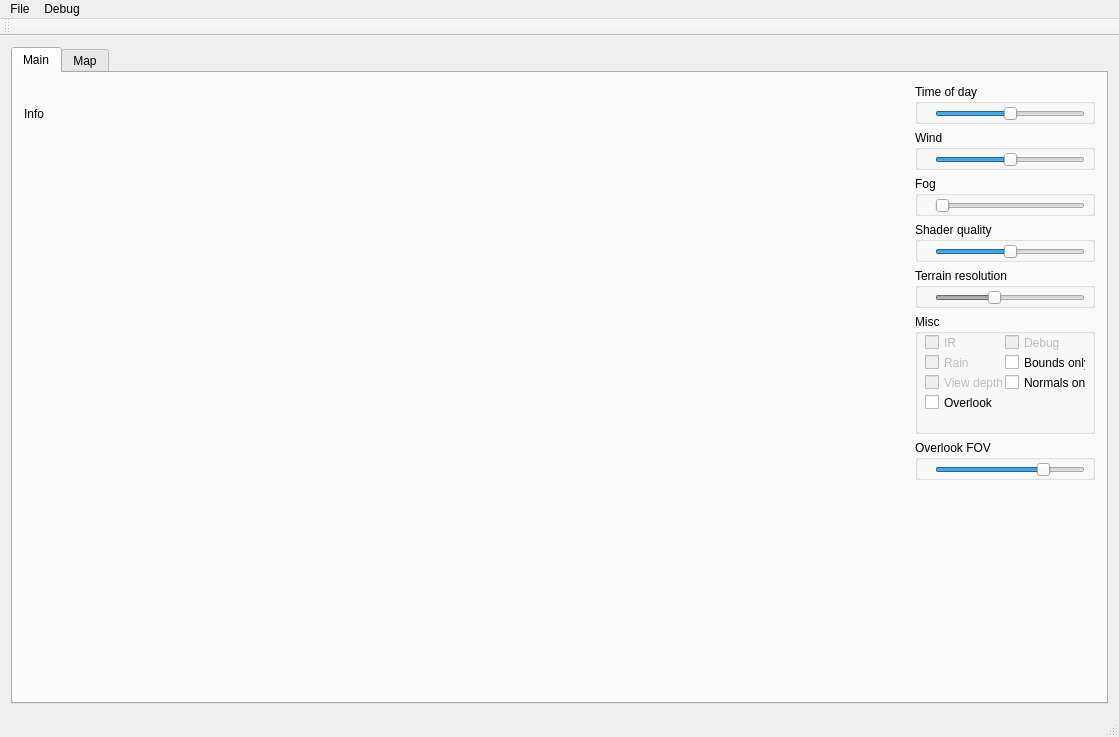
<?xml version="1.0" encoding="UTF-8"?>
<ui version="4.0">
 <class>VirtualPilotClass</class>
 <widget class="QMainWindow" name="VirtualPilotClass">
  <property name="geometry">
   <rect>
    <x>0</x>
    <y>0</y>
    <width>1119</width>
    <height>737</height>
   </rect>
  </property>
  <property name="windowTitle">
   <string>Virtual Pilot</string>
  </property>
  <widget class="QWidget" name="centralWidget">
   <property name="sizePolicy">
    <sizepolicy hsizetype="Fixed" vsizetype="Fixed">
     <horstretch>0</horstretch>
     <verstretch>0</verstretch>
    </sizepolicy>
   </property>
   <property name="autoFillBackground">
    <bool>false</bool>
   </property>
   <layout class="QHBoxLayout" name="horizontalLayout_2">
    <item>
     <widget class="QTabWidget" name="tabWidget">
      <property name="currentIndex">
       <number>0</number>
      </property>
      <widget class="QWidget" name="tabMain">
       <attribute name="title">
        <string>Main</string>
       </attribute>
       <layout class="QHBoxLayout" name="horizontalLayout">
        <item>
         <layout class="QVBoxLayout" name="verticalLayout_2">
          <property name="sizeConstraint">
           <enum>QLayout::SetMaximumSize</enum>
          </property>
          <item>
           <widget class="QLabel" name="m_lInfo">
            <property name="minimumSize">
             <size>
              <width>800</width>
              <height>60</height>
             </size>
            </property>
            <property name="text">
             <string>Info</string>
            </property>
           </widget>
          </item>
          <item>
           <widget class="QFrame" name="Render1">
            <property name="sizePolicy">
             <sizepolicy hsizetype="Expanding" vsizetype="Expanding">
              <horstretch>0</horstretch>
              <verstretch>0</verstretch>
             </sizepolicy>
            </property>
            <property name="minimumSize">
             <size>
              <width>0</width>
              <height>0</height>
             </size>
            </property>
            <property name="maximumSize">
             <size>
              <width>20000</width>
              <height>20000</height>
             </size>
            </property>
           </widget>
          </item>
         </layout>
        </item>
        <item>
         <layout class="QVBoxLayout" name="verticalLayout">
          <property name="sizeConstraint">
           <enum>QLayout::SetMinimumSize</enum>
          </property>
          <item>
           <widget class="QGroupBox" name="groupBox">
            <property name="minimumSize">
             <size>
              <width>180</width>
              <height>40</height>
             </size>
            </property>
            <property name="title">
             <string>Time of day</string>
            </property>
            <widget class="QSlider" name="m_sTime">
             <property name="geometry">
              <rect>
               <x>20</x>
               <y>20</y>
               <width>150</width>
               <height>20</height>
              </rect>
             </property>
             <property name="focusPolicy">
              <enum>Qt::NoFocus</enum>
             </property>
             <property name="maximum">
              <number>24</number>
             </property>
             <property name="pageStep">
              <number>4</number>
             </property>
             <property name="value">
              <number>12</number>
             </property>
             <property name="orientation">
              <enum>Qt::Horizontal</enum>
             </property>
            </widget>
           </widget>
          </item>
          <item>
           <widget class="QGroupBox" name="groupBox_4">
            <property name="minimumSize">
             <size>
              <width>180</width>
              <height>40</height>
             </size>
            </property>
            <property name="title">
             <string>Wind</string>
            </property>
            <widget class="QSlider" name="m_sWindLevel">
             <property name="geometry">
              <rect>
               <x>20</x>
               <y>20</y>
               <width>150</width>
               <height>20</height>
              </rect>
             </property>
             <property name="focusPolicy">
              <enum>Qt::NoFocus</enum>
             </property>
             <property name="value">
              <number>50</number>
             </property>
             <property name="orientation">
              <enum>Qt::Horizontal</enum>
             </property>
            </widget>
           </widget>
          </item>
          <item>
           <widget class="QGroupBox" name="groupBox_2">
            <property name="minimumSize">
             <size>
              <width>180</width>
              <height>40</height>
             </size>
            </property>
            <property name="title">
             <string>Fog</string>
            </property>
            <widget class="QSlider" name="m_sFogLevel">
             <property name="geometry">
              <rect>
               <x>20</x>
               <y>20</y>
               <width>150</width>
               <height>20</height>
              </rect>
             </property>
             <property name="focusPolicy">
              <enum>Qt::NoFocus</enum>
             </property>
             <property name="orientation">
              <enum>Qt::Horizontal</enum>
             </property>
            </widget>
           </widget>
          </item>
          <item>
           <widget class="QGroupBox" name="groupBox_3">
            <property name="minimumSize">
             <size>
              <width>180</width>
              <height>40</height>
             </size>
            </property>
            <property name="title">
             <string>Shader quality</string>
            </property>
            <widget class="QSlider" name="m_sShaderQuality">
             <property name="geometry">
              <rect>
               <x>20</x>
               <y>20</y>
               <width>150</width>
               <height>20</height>
              </rect>
             </property>
             <property name="focusPolicy">
              <enum>Qt::NoFocus</enum>
             </property>
             <property name="value">
              <number>50</number>
             </property>
             <property name="orientation">
              <enum>Qt::Horizontal</enum>
             </property>
            </widget>
           </widget>
          </item>
          <item>
           <widget class="QGroupBox" name="groupBox_9">
            <property name="minimumSize">
             <size>
              <width>180</width>
              <height>40</height>
             </size>
            </property>
            <property name="title">
             <string>Terrain resolution</string>
            </property>
            <widget class="QSlider" name="m_sTerrainRes">
             <property name="enabled">
              <bool>false</bool>
             </property>
             <property name="geometry">
              <rect>
               <x>20</x>
               <y>20</y>
               <width>150</width>
               <height>20</height>
              </rect>
             </property>
             <property name="focusPolicy">
              <enum>Qt::NoFocus</enum>
             </property>
             <property name="maximum">
              <number>81</number>
             </property>
             <property name="value">
              <number>31</number>
             </property>
             <property name="orientation">
              <enum>Qt::Horizontal</enum>
             </property>
            </widget>
           </widget>
          </item>
          <item>
           <widget class="QGroupBox" name="groupBox_8">
            <property name="minimumSize">
             <size>
              <width>180</width>
              <height>120</height>
             </size>
            </property>
            <property name="title">
             <string>Misc</string>
            </property>
            <widget class="QCheckBox" name="m_chkRain">
             <property name="enabled">
              <bool>false</bool>
             </property>
             <property name="geometry">
              <rect>
               <x>10</x>
               <y>40</y>
               <width>51</width>
               <height>17</height>
              </rect>
             </property>
             <property name="focusPolicy">
              <enum>Qt::NoFocus</enum>
             </property>
             <property name="text">
              <string>Rain</string>
             </property>
            </widget>
            <widget class="QCheckBox" name="m_chkDebug">
             <property name="enabled">
              <bool>false</bool>
             </property>
             <property name="geometry">
              <rect>
               <x>90</x>
               <y>20</y>
               <width>71</width>
               <height>17</height>
              </rect>
             </property>
             <property name="focusPolicy">
              <enum>Qt::NoFocus</enum>
             </property>
             <property name="text">
              <string>Debug</string>
             </property>
            </widget>
            <widget class="QCheckBox" name="m_chkDepth">
             <property name="enabled">
              <bool>false</bool>
             </property>
             <property name="geometry">
              <rect>
               <x>10</x>
               <y>60</y>
               <width>91</width>
               <height>17</height>
              </rect>
             </property>
             <property name="focusPolicy">
              <enum>Qt::NoFocus</enum>
             </property>
             <property name="text">
              <string>View depth</string>
             </property>
            </widget>
            <widget class="QCheckBox" name="m_chkBoundsOnly">
             <property name="enabled">
              <bool>true</bool>
             </property>
             <property name="geometry">
              <rect>
               <x>90</x>
               <y>40</y>
               <width>81</width>
               <height>17</height>
              </rect>
             </property>
             <property name="focusPolicy">
              <enum>Qt::NoFocus</enum>
             </property>
             <property name="text">
              <string>Bounds only</string>
             </property>
            </widget>
            <widget class="QCheckBox" name="m_chkIR">
             <property name="enabled">
              <bool>false</bool>
             </property>
             <property name="geometry">
              <rect>
               <x>10</x>
               <y>20</y>
               <width>101</width>
               <height>17</height>
              </rect>
             </property>
             <property name="focusPolicy">
              <enum>Qt::NoFocus</enum>
             </property>
             <property name="text">
              <string>IR</string>
             </property>
            </widget>
            <widget class="QCheckBox" name="m_chkNormalsOnly">
             <property name="enabled">
              <bool>true</bool>
             </property>
             <property name="geometry">
              <rect>
               <x>90</x>
               <y>60</y>
               <width>81</width>
               <height>17</height>
              </rect>
             </property>
             <property name="focusPolicy">
              <enum>Qt::NoFocus</enum>
             </property>
             <property name="text">
              <string>Normals only</string>
             </property>
            </widget>
            <widget class="QCheckBox" name="m_chkOverlook">
             <property name="geometry">
              <rect>
               <x>10</x>
               <y>80</y>
               <width>91</width>
               <height>17</height>
              </rect>
             </property>
             <property name="focusPolicy">
              <enum>Qt::NoFocus</enum>
             </property>
             <property name="text">
              <string>Overlook</string>
             </property>
            </widget>
           </widget>
          </item>
          <item>
           <widget class="QGroupBox" name="groupBox_10">
            <property name="minimumSize">
             <size>
              <width>180</width>
              <height>40</height>
             </size>
            </property>
            <property name="title">
             <string>Overlook FOV</string>
            </property>
            <widget class="QSlider" name="m_sOverlookFOV">
             <property name="geometry">
              <rect>
               <x>20</x>
               <y>20</y>
               <width>150</width>
               <height>20</height>
              </rect>
             </property>
             <property name="focusPolicy">
              <enum>Qt::NoFocus</enum>
             </property>
             <property name="minimum">
              <number>1</number>
             </property>
             <property name="maximum">
              <number>120</number>
             </property>
             <property name="value">
              <number>90</number>
             </property>
             <property name="orientation">
              <enum>Qt::Horizontal</enum>
             </property>
            </widget>
           </widget>
          </item>
          <item>
           <spacer name="verticalSpacer_2">
            <property name="orientation">
             <enum>Qt::Vertical</enum>
            </property>
            <property name="sizeHint" stdset="0">
             <size>
              <width>20</width>
              <height>40</height>
             </size>
            </property>
           </spacer>
          </item>
         </layout>
        </item>
       </layout>
      </widget>
      <widget class="QWidget" name="tabMap">
       <attribute name="title">
        <string>Map</string>
       </attribute>
       <layout class="QHBoxLayout" name="horizontalLayout_4">
        <item>
         <layout class="QHBoxLayout" name="horizontalLayout_3">
          <item>
           <widget class="QGraphicsView" name="mapView"/>
          </item>
         </layout>
        </item>
        <item>
         <layout class="QVBoxLayout" name="verticalLayout_3">
          <item>
           <widget class="QPushButton" name="m_btMapZoomInFast">
            <property name="text">
             <string>Zoom ++</string>
            </property>
           </widget>
          </item>
          <item>
           <widget class="QPushButton" name="m_btMapZoomIn">
            <property name="text">
             <string>Zoom +</string>
            </property>
           </widget>
          </item>
          <item>
           <widget class="QPushButton" name="m_btMapZoomOut">
            <property name="text">
             <string>Zoom -</string>
            </property>
           </widget>
          </item>
          <item>
           <widget class="QPushButton" name="m_btMapZoomOutFast">
            <property name="text">
             <string>Zoom --</string>
            </property>
           </widget>
          </item>
         </layout>
        </item>
       </layout>
      </widget>
     </widget>
    </item>
   </layout>
  </widget>
  <widget class="QMenuBar" name="menuBar">
   <property name="geometry">
    <rect>
     <x>0</x>
     <y>0</y>
     <width>1119</width>
     <height>20</height>
    </rect>
   </property>
   <widget class="QMenu" name="menuFile">
    <property name="title">
     <string>File</string>
    </property>
    <addaction name="actionLoad_scene"/>
    <addaction name="actionLoad_vehicle"/>
    <addaction name="separator"/>
    <addaction name="actionPreferences"/>
    <addaction name="separator"/>
    <addaction name="actionQuit"/>
   </widget>
   <widget class="QMenu" name="menuDebug">
    <property name="title">
     <string>Debug</string>
    </property>
    <addaction name="actionDump_scene"/>
   </widget>
   <addaction name="menuFile"/>
   <addaction name="menuDebug"/>
  </widget>
  <widget class="QToolBar" name="mainToolBar">
   <attribute name="toolBarArea">
    <enum>TopToolBarArea</enum>
   </attribute>
   <attribute name="toolBarBreak">
    <bool>false</bool>
   </attribute>
  </widget>
  <widget class="QStatusBar" name="statusBar"/>
  <action name="actionExport_terrain">
   <property name="text">
    <string>Export terrain...</string>
   </property>
  </action>
  <action name="actionGenerate_matrix">
   <property name="text">
    <string>Generate matrix</string>
   </property>
  </action>
  <action name="actionLoad_scene">
   <property name="text">
    <string>Load scene...</string>
   </property>
  </action>
  <action name="actionLoad_vehicle">
   <property name="text">
    <string>Load vehicle...</string>
   </property>
  </action>
  <action name="actionPreferences">
   <property name="text">
    <string>Preferences...</string>
   </property>
  </action>
  <action name="actionQuit">
   <property name="text">
    <string>Quit</string>
   </property>
  </action>
  <action name="actionDump_scene">
   <property name="text">
    <string>Dump scene</string>
   </property>
  </action>
 </widget>
 <layoutdefault spacing="6" margin="11"/>
 <resources/>
 <connections/>
</ui>
